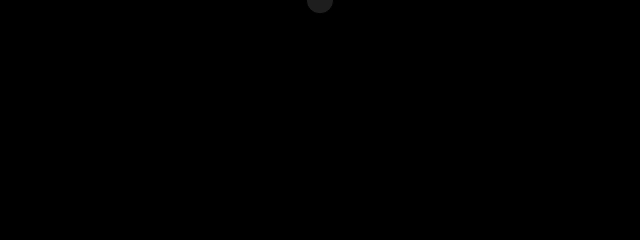
Frame 1 (no input)
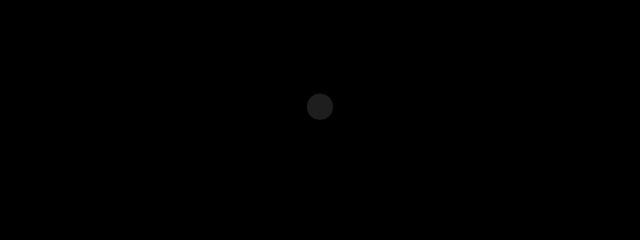
Frame 60 (no input)
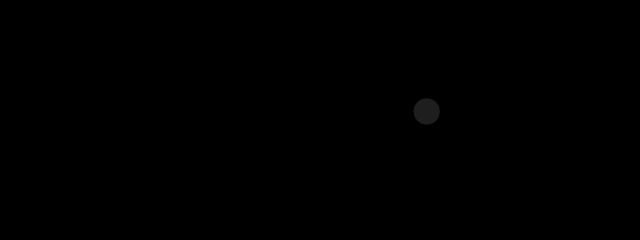
Frame 120 (the mouse pressed at the canvas centre since frame 60)

The p5.js sketch that drew these frames (run headless with seeded random() and noise() and a simulated clock; from frame 60 on, the mouse is pressed at the canvas centre):

// p5.js sketch
// ── sketch.js

let mover;

function setup() {
  createCanvas(640, 240);
  waterdrop = new waterdrop(320, 0, random(2, 1));
}

function draw() {
  background(0);

  let gravity = createVector(0, 0.1);
  waterdrop.applyForce(gravity);

  if (mouseIsPressed) {
    let wind = createVector(0.1, 0);
    waterdrop.applyForce(wind);
  }

  waterdrop.update();
  waterdrop.show();
  waterdrop.checkEdges();

}
// ── mover.js
class waterdrop {
  constructor(x, y, m) {
    this.mass = m;
    this.position = createVector(x, y);
    this.velocity = createVector(0, 0);
    this.acceleration = createVector(0, 0);
  }

  applyForce(force) {
    let f = p5.Vector.div(force, this.mass);
    this.acceleration.add(f);
  }

  update() {
    this.velocity.add(this.acceleration);
    this.position.add(this.velocity);
    this.acceleration.mult(0);
  }

  show() {
    stroke(0);
    strokeWeight(1);
    fill(255, 255, 255, 30);
    circle(this.position.x, this.position.y, this.mass * 16);
  }

  checkEdges() {
    if (this.position.x > width) {
      this.position.x = width;
      this.velocity.x *= -1;
    } else if (this.position.x < 0) {
      this.velocity.x *= -1;
      this.position.x = 0;
    }
    if (this.position.y > height) {
      this.velocity.y *= -1;
      this.position.y = height;
    }
  }
}

// ── style.css
html, body {
 margin: 0;
 padding: 0;
}

canvas {
  display: block;
  margin-top: 30px;
  margin-left: auto;
  margin-right: auto;
}
